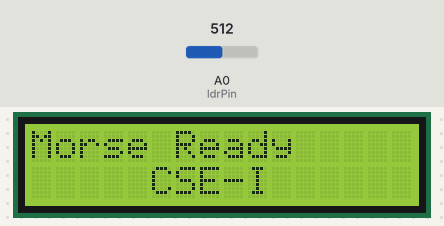
The sketch below on a simulated Arduino Uno, built with avr-gcc and run on an emulated ATmega328P. On the bench: 16×2 character LCD. The inputs (shaded band) are chosen by the test bench; at power-on: A0 (ldrPin) = 512. What the sketch prints to the serial monitor is not drawn.

Above: at 0.1 s.
At 2.2 s:
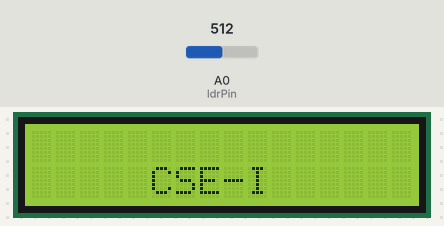
2.3 s: A0 (ldrPin) set to 316
3.8 s: A0 (ldrPin) set to 284
At 4.6 s:
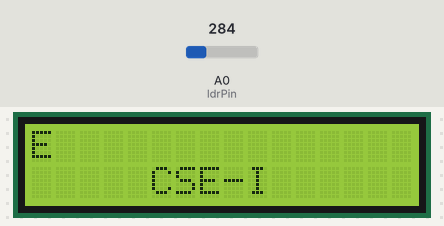
Timing chart, 0 to 6.8 s (numbered marks = the images above; inputs shaded):
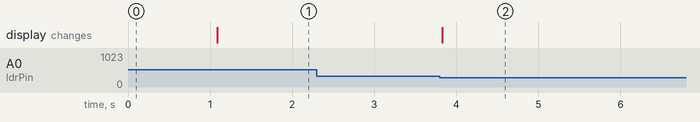

The sketch:

Reciver.ino
```cpp
#include <Wire.h>
#include <LiquidCrystal_I2C.h>

// Try 0x27 first. If no display, change to 0x3F
LiquidCrystal_I2C lcd(0x27, 16, 2);

int ldrPin = A0;
int threshold = 300;

bool lightOn = false;
bool lastState = false;

unsigned long lastChange = 0;

// Morse timing (for your hardware)
unsigned int dotTime   = 180;
unsigned int dashTime  = 450;
unsigned int letterGap = 700;
unsigned int wordGap   = 1500;

String morseSymbol = "";
String message = "";

// ---------------- LCD AUTO-CLEAR FUNCTION ----------------
void updateLCD(String text) {
  if (text.length() >= 16) {
    lcd.clear();
    lcd.setCursor(0,0);

    // Keep last 16 chars on fresh screen (full line)
    lcd.print(text.substring(text.length() - 16));

    // Add label on second line
    lcd.setCursor(5,1);
    lcd.print("CSE-I");
  } else {
    lcd.setCursor(0,0);
    lcd.print(text);
    // Clear remaining characters if any
    for (int i = text.length(); i < 16; i++) {
      lcd.print(" ");
    }
  }
}
// ---------------------------------------------------------

// Morse decoder
char decodeMorse(String m) {
  if (m == ".-") return 'A';
  if (m == "-...") return 'B';
  if (m == "-.-.") return 'C';
  if (m == "-..") return 'D';
  if (m == ".") return 'E';
  if (m == "..-.") return 'F';
  if (m == "--.") return 'G';
  if (m == "....") return 'H';
  if (m == "..") return 'I';
  if (m == ".---") return 'J';
  if (m == "-.-") return 'K';
  if (m == ".-..") return 'L';
  if (m == "--") return 'M';
  if (m == "-.") return 'N';
  if (m == "---") return 'O';
  if (m == ".--.") return 'P';
  if (m == "--.-") return 'Q';
  if (m == ".-.") return 'R';
  if (m == "...") return 'S';
  if (m == "-") return 'T';
  if (m == "..-") return 'U';
  if (m == "...-") return 'V';
  if (m == ".--") return 'W';
  if (m == "-..-") return 'X';
  if (m == "-.--") return 'Y';
  if (m == "--..") return 'Z';

  if (m == "-----") return '0';
  if (m == ".----") return '1';
  if (m == "..---") return '2';
  if (m == "...--") return '3';
  if (m == "....-") return '4';
  if (m == ".....") return '5';
  if (m == "-....") return '6';
  if (m == "--...") return '7';
  if (m == "---..") return '8';
  if (m == "----.") return '9';

  return '?';
}

void setup() {
  Serial.begin(9600);
  Serial.println("📡 Morse Receiver Ready");

  lcd.init();
  lcd.backlight();
  lcd.setCursor(0,0);
  lcd.print("Morse Ready");
  lcd.setCursor(5,1);
  lcd.print("CSE-I");
  delay(1000);

  lcd.clear();
  // Set up permanent label on second line
  lcd.setCursor(5,1);
  lcd.print("CSE-I");
}

void loop() {

  int val = analogRead(ldrPin);

  // Smooth noise filter
  static int smooth = 0;
  smooth = (smooth * 7 + val) / 8;

  lightOn = (smooth < threshold);

  unsigned long now = millis();

  // DETECT CHANGE ON/OFF
  if (lightOn != lastState) {

    unsigned long duration = now - lastChange;

    // ---------------- END OF PULSE (. or -) ----------------
    if (!lightOn && lastState) {
      if (duration < dotTime * 1.3)
        morseSymbol += ".";
      else
        morseSymbol += "-";
    }

    // ---------------- START OF PULSE (gap finished) --------
    if (lightOn && !lastState) {

      // Gap between letters
      if (duration > letterGap && morseSymbol.length() > 0) {
        char decoded = decodeMorse(morseSymbol);
        Serial.print(decoded);

        message += decoded;
        updateLCD(message);

        morseSymbol = "";
      }

      // Gap between words
      if (duration > wordGap) {
        Serial.print(" ");
        message += " ";
        updateLCD(message);
      }
    }

    lastState = lightOn;
    lastChange = now;
  }
}
```

Measured:
- the behaviour switches between 300 and 299 on A0 (ldrPin) (found by bisection; images 1 and 2)
- after the input at 2.3 s, every drawn part: stays the same
- after the input at 3.8 s, the display: changes at once (image 2)
